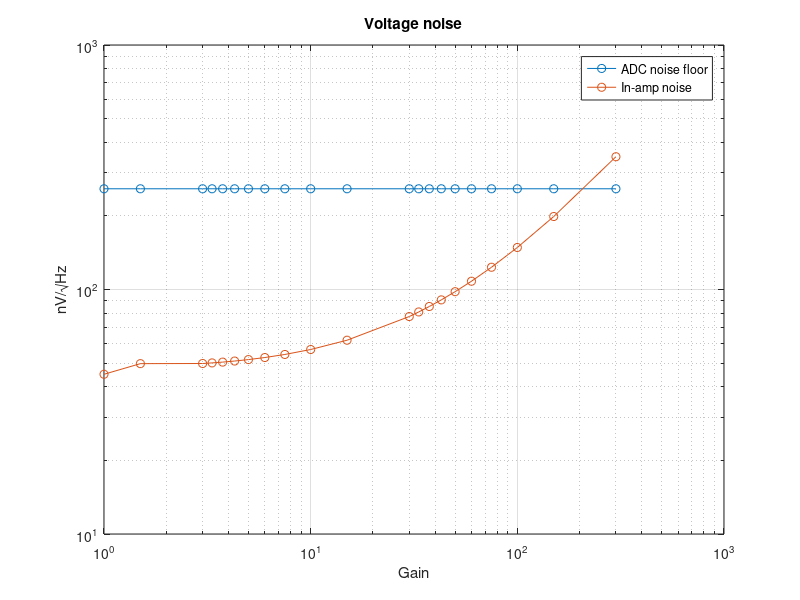
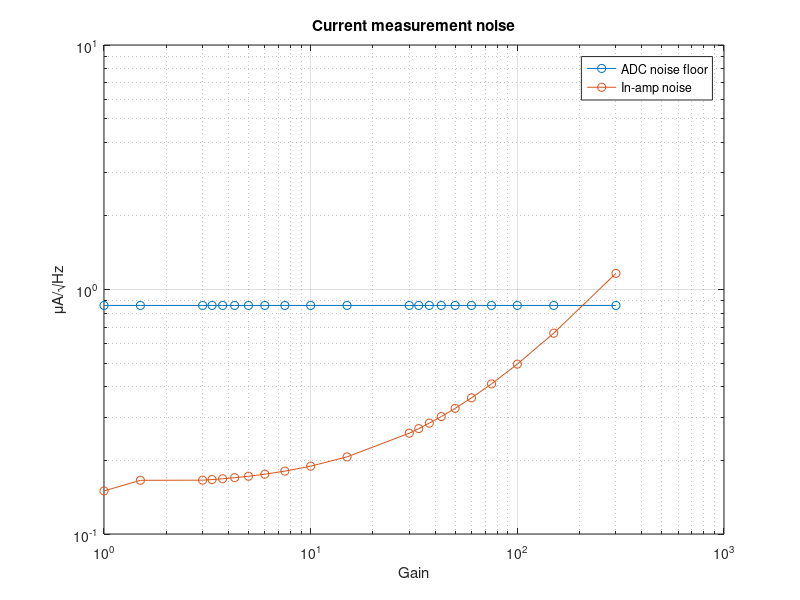
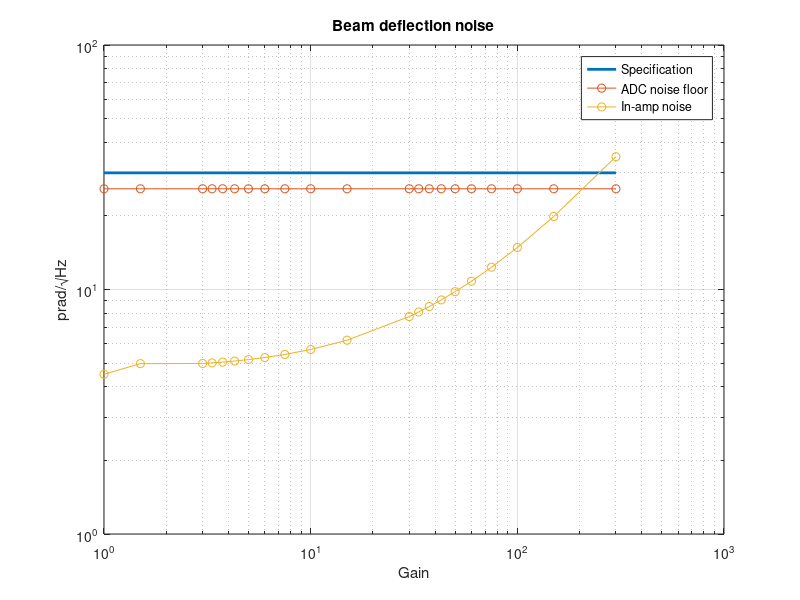
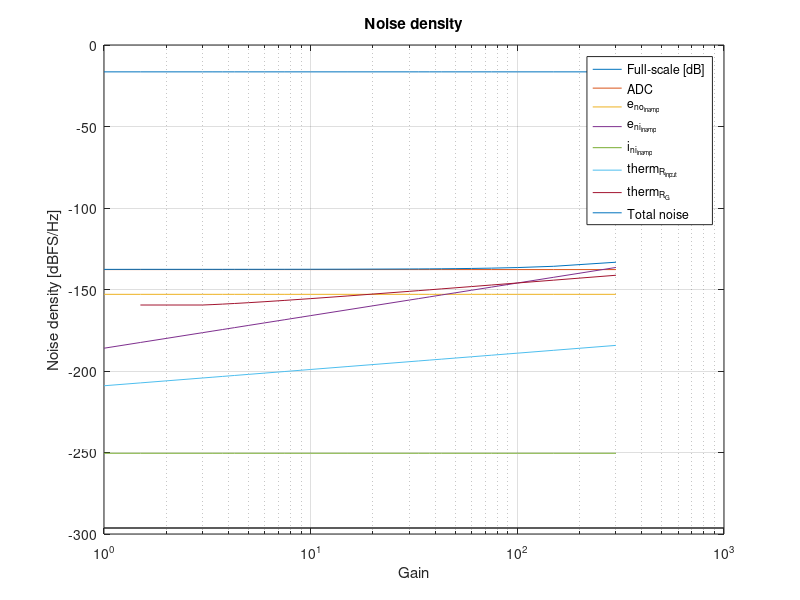

MATLAB code to generate these figures, in order: (Note: this script raises an error after producing the figures.)
% Noise analysis to aid on selection instrumentation amplifier (in-amp)
% for current measurement.

% Copyright (C) 2017 CNPEM
% Licensed under GNU General Public License v3.0 (GPL)
%
% Author(s): Daniel Tavares (LNLS/DIG) - daniel.tavares@lnls.br

Pmax = 1/8;                 % Maximum power dissipation on shunt resistor [W]
req_th_noise = 30e-12;      % Required beam deflection noise spectral density [rad/sqrt(Hz)]

I_FS = 1;                   % Load current full-scale [A]
th_FS = 30e-6;              % Beam deflection full-scale [rad]
FSp = 0.15;                 % maximum current/ADC full-scale ratio

% Shunt resistance for current measurement [ohm]
Rs = [1e-3:1e-3:9e-3 10e-3:10e-3:90e-3 100e-3:100e-3:300e-3]';

% ADC data (based on LTC2320-16 datasheet)
SNR_adc = 80;               % SNR [dBFS]
fs = 1.2e6;                 % Sampling rate [Hz]
FS_adc = 2;                 % Full-scale voltage [V]

G = FS_adc/I_FS*FSp./Rs;

% In-amp data (based on AD8429 datasheet)
eni_inamp = 1e-9;           % Input voltage noise spectral density [V/sqrt(Hz)]
eno_inamp = 45e-9;          % Output voltage noise spectral density [V/sqrt(Hz)]
in_inamp = 2e-12;           % Input current noise spectral density [A/sqrt(Hz)]

% Calculate range slection resistor (Rg)
Rg = 6e3./(G-1);

% Prevent infinite or negative Rg
Rg(G <= 1) = 0;

% Thermal noise spectral density constant at 300 K temperature [V^2/Hz]
k_therm = 1.6568e-20;

% In-amp input resistance
Rinput = Rs;

% In-amp noise power components (referred to input) [V^2]
P_eno_inamp = (eno_inamp./G).^2;
P_eni_inamp = eni_inamp.^2;
P_in_inamp = (Rinput*in_inamp).^2;
P_therm_Rinput = k_therm*Rinput;
P_therm_Rg = k_therm.*Rg;
P_rti = [P_eno_inamp repmat([P_eni_inamp], size(G,1), 1) P_in_inamp P_therm_Rinput P_therm_Rg];

% In-amp noise power components (referred to output) [V^2]
P_rto = P_rti.*G.^2;
noise_rto_total = sqrt(sum(P_rto,2));
noise = sqrt(P_rto)./FS_adc;

imeas_noise = 1./Rs./G.*noise_rto_total;
FS_noise = th_FS./I_FS.*imeas_noise;

% ADC noise floor
noisefloor = FS_adc*10^(-SNR_adc/20)/sqrt(fs/2);
imeas_noisefloor = 1./Rs./G.*noisefloor;
FS_noisefloor = th_FS./I_FS*imeas_noisefloor;

% Ratios
Pdiss = Rs*I_FS.^2;

noise_total = sqrt(noise_rto_total.^2 + noisefloor.^2)/FS_adc;

for i=1:length(FSp)
    if FSp(i) > 1
        warning(sprintf('Current full-scale exceeds ADC full-scale by %0.3g%% for G = %d', FSp(i)*100, G(i)));
    end
end

%Plot results
figure;
loglog(G, [repmat(noisefloor, size(G)) noise_rto_total]/1e-9, '-o');
xlabel('Gain');
ylabel('nV/\surdHz');
title('Voltage noise');
grid on;
legend('ADC noise floor', 'In-amp noise');

figure;
loglog(G, [imeas_noisefloor imeas_noise]/1e-6, '-o');
xlabel('Gain');
ylabel('\muA/\surdHz');
title('Current measurement noise');
grid on;
legend('ADC noise floor', 'In-amp noise');

figure;
loglog(G([1 end]), [req_th_noise req_th_noise]/1e-12, 'LineWidth', 2);
hold all
loglog(G, [FS_noisefloor FS_noise]/1e-12, '-o');
xlabel('Gain');
ylabel('prad/\surdHz');
title('Beam deflection noise');
grid on;
legend('Specification', 'ADC noise floor', 'In-amp noise');

figure;
semilogx(G, 20*log10([repmat([FSp noisefloor/FS_adc], size(G)) noise noise_total]));
xlabel('Gain');
ylabel('Noise density [dBFS/Hz]');
title('Noise density');
grid on;
legend('Full-scale [dB]', 'ADC', 'e_{no_{inamp}}', 'e_{ni_{inamp}}', 'i_{ni_{inamp}}', 'therm_{R_{input}}', 'therm_{R_G}', 'Total noise');

ax(1) = gca;
ax(2) = axes('Position', [0.13 0.12 0.775 0]);

semilogx(G, zeros(size(G)), 'k');

ticks = get(ax(1), 'XTick');
set(ax(1), 'Position', [0.13 0.24 0.775 0.685])
set(ax(2), 'XTick', logspace(-10,10,21));
set(ax(2), 'XTickLabel', cellfun(@num2str, num2cell(FS_adc/I_FS*FSp./logspace(-10,10,21)), 'UniformOutput', 0));
xlabel('Shunt resistance [ohm]');

linkaxes(ax, 'x');


figure;
h = plotyy(G, 20*log10(FS_adc*FSp./[noise_rto_total repmat(noisefloor,size(G,1),1) sqrt(noise_rto_total.^2+repmat(noisefloor,size(G,1),1).^2)]), G, Pdiss);
h(1).XScale = 'log';
h(1).YScale = 'log';
h(2).XScale = 'log';
h(2).YScale = 'linear';
xlabel('Gain');
ylabel('SNR [dB/Hz]');
grid on;
legend('In-amp', 'ADC')
